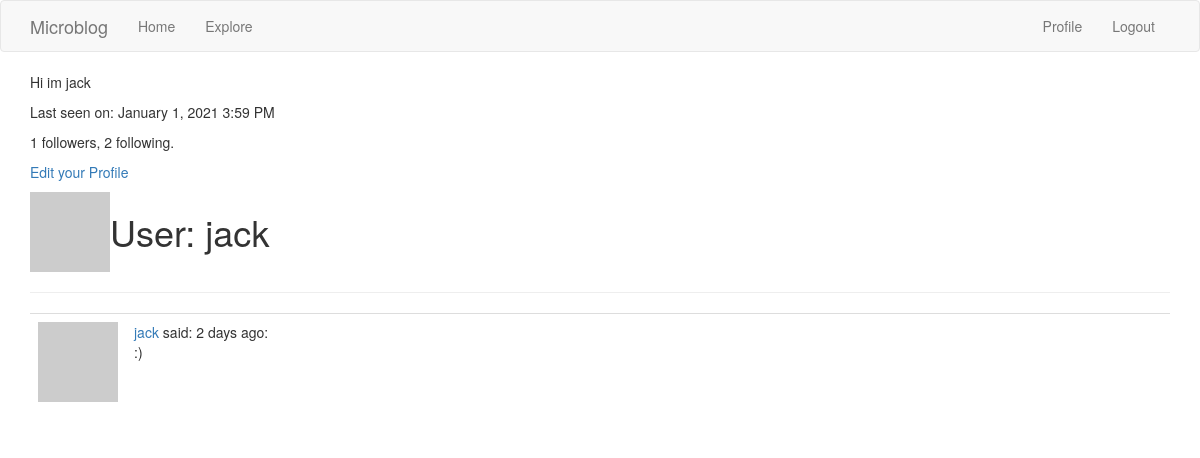
The page /user/jack (signed in) on the database as committed earlier.
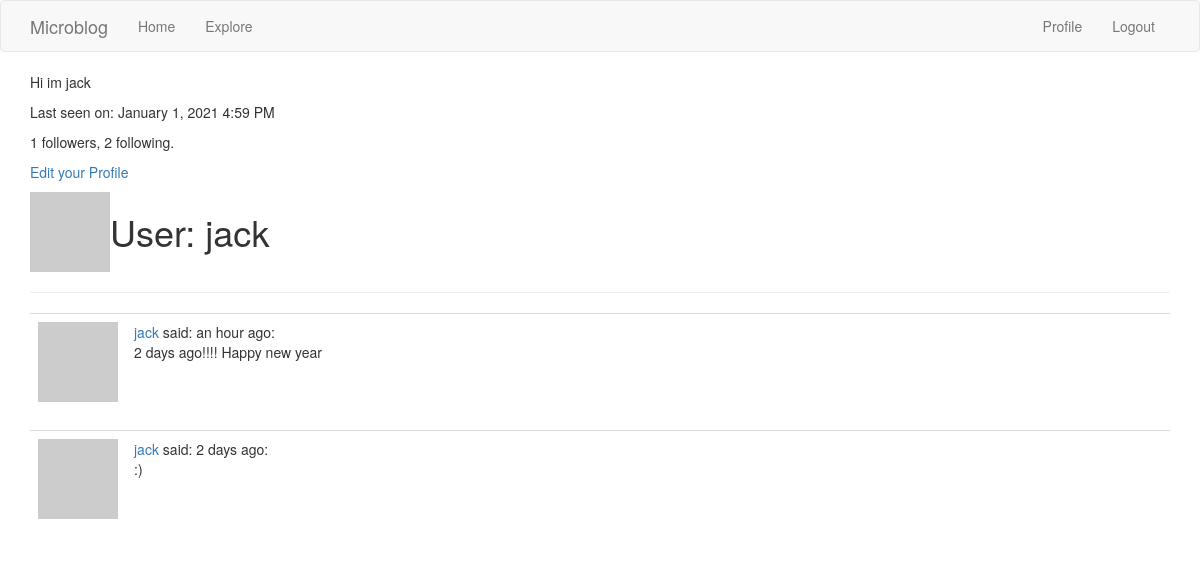
The same page on the database as committed later.
### app/models.py (models this page shows, shortened)
class User(UserMixin, db.Model):
    id = db.Column(db.Integer, primary_key=True)
    username = db.Column(db.String(64), index=True, unique=True)
    email = db.Column(db.String(120), index=True, unique=True)
    password_hash = db.Column(db.String(128))
    posts = db.relationship('Post', backref='author', lazy='dynamic')
    about_me = db.Column(db.String(140))
    last_seen = db.Column(db.DateTime, default=datetime.utcnow())
    followed = db.relationship('User', secondary=followers,
    primaryjoin=(followers.c.follower_id == id),
    secondaryjoin=(followers.c.followed_id == id),
    backref=db.backref('followers', lazy='dynamic'), lazy='dynamic')
    def avatar(self,size):
        digest = md5(self.email.lower().encode('utf-8')).hexdigest()
        return 'https:www.gravatar.com/avatar/{}?d=identicon&s={}'.format(digest, size)

class Post(db.Model):
    id = db.Column(db.Integer, primary_key=True)
    body = db.Column(db.String(140))
    timestamp = db.Column(db.DateTime, index=True, default=datetime.utcnow())
    user_id = db.Column(db.Integer, db.ForeignKey('user.id')) #they are connected by this

### app/routes.py (the view)
@app.route('/user/<username>')
@login_required
def user(username):
    user = User.query.filter_by(username=username).first_or_404() #if none 404
    page = request.args.get('page',1,type=int)
    posts = user.posts.order_by(Post.timestamp.desc()).paginate(page,
    app.config['POSTS_PER_PAGE'], False)
    next_url= url_for('user', username = user.username, page=posts.next_num) if posts.has_next else None
    prev_url= url_for('user', username = user.username, page=posts.prev_num) if posts.has_prev else None
    form = EmptyForm()
    return render_template('user.html', user=user, posts=posts.items,
    next_url=next_url, prev_url=prev_url, form=form)

### app/models.py (called while the page is built)
@login.user_loader
def load_user(id):
    return User.query.get(int(id))

### app/routes.py (called while the page is built)
@app.before_request
def before_request():
    if current_user.is_authenticated:
        current_user.last_seen = datetime.utcnow()
        db.session.commit()

### app/templates/user.html (shortened to what this page needs)
{% extends "base.html" %}
{% block app_content %}
  <table>
    <tr valign="top">
      <td><img src="{{user.avatar(128)}}"></td>
      <td><h1>User: {{user.username}}</h1></td>
      {% if user.about_me %}<p>{{ user.about_me }}</p>{% endif %}
      {% if user.last_seen %}<p>Last seen on: {{ moment(user.last_seen).format("LLL") }}</p>{% endif %}
      <p> {{ user.followers.count() }} followers, {{ user.followed.count() }}
        following.</p>
      {% if user == current_user %}
        <p><a href="{{ url_for('edit_profile')}}">Edit your Profile</a></p>
      {%endif%}
    </tr>
  </table>
  <hr>
  {% for post in posts %}
    {% include '_post.html'%}
  {% endfor %}
{% endblock %}

### app/templates/base.html (shortened to what this page needs)
{% extends 'bootstrap/base.html' %}
{% block navbar %}
  <nav class="navbar navbar-default">
    <div class="container">
            <div class="navbar-header">
                <a class="navbar-brand" href="{{ url_for('index') }}">Microblog</a>
            </div>
            <div class="collapse navbar-collapse" id="bs-example-navbar-collapse-1">
                <ul class="nav navbar-nav">
                    <li><a href="{{ url_for('index') }}">Home</a></li>
                    <li><a href="{{ url_for('explore') }}">Explore</a></li>
                </ul>
                <ul class="nav navbar-nav navbar-right">
                    {% if current_user.is_anonymous %}
                    <li><a href="{{ url_for('login') }}">Login</a></li>
                    {% else %}
                    <li><a href="{{ url_for('user', username=current_user.username) }}">Profile</a></li>
                    <li><a href="{{ url_for('logout') }}">Logout</a></li>
                    {% endif %}
                </ul>
            </div>
        </div>
    </nav>
{% endblock %}
{%block content%}
  <div class="container">
    {% block app_content %}{%endblock%}
  </div>
{%endblock%}

### app/templates/_post.html
<table class="table table-hover">
  <tr>
    <td width='70px'>
      <a href="{{ url_for('user', username=post.author.username)}}">
        <img src="{{post.author.avatar(70)}}"/>
      </a>
    </td>
    <td>
      <a href="{{ url_for('user', username=post.author.username)}}">
        {{ post.author.username}}
      </a>
      said: {{ moment(post.timestamp).fromNow() }}:
      <br> {{post.body}}
    </td>
  </tr>
</table>

Rows that differ between the two databases and show on the page:
changed User "jack": last_seen "January 1, 2021 3:59 PM" → "January 1, 2021 4:59 PM"
added Post: author.username "jack", timestamp "an hour ago", body "2 days ago!!!! Happy new year"
